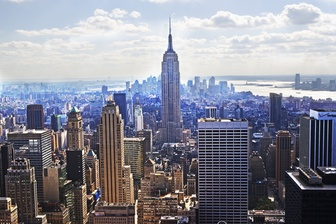
#> input picture new-york-city.jpg, 336 x 224 px, shrunk from 1200 x 800 before the run
$ jupyter execute --allow-errors Rekognition.ipynb
#> lines starting #> are read from the running program, lines starting #| are printed output that depends on the picture
Label Detection. Face Detection and Comparison, Celebrity Recognition, Image moderation, Text in image detection

[cell 1]
import cv2
import boto3
import numpy as np
import os
import matplotlib.pyplot as plt

[cell 2]
# Helpers
def show_image(filename):
#> called with filename = 'new-york-city.jpg'
    image = cv2.imread(filename)
#> image is the input picture: shape (224, 336, 3); mean B, G, R 149.1, 137.2, 136.2
#> (the call stopped at in detect_image_entities, `rekognition = boto3.client('rekognition')`: boto3 is not available in this run)
#> call 2 of show_image, with filename = 'innovation.jpg'
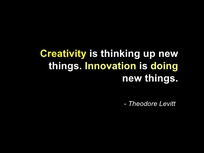
#> input picture innovation.jpg, 204 x 153 px, shrunk from 728 x 546 before the run
#> in show_image, image is the input picture: shape (153, 204, 3); mean B, G, R 6.6, 8.1, 8.1
#> (the call stopped at in detect_image_text, `rekognition = boto3.client('rekognition')`: boto3 is not available in this run)
    plt.imshow(image)
    plt.show()

# Change color channels
def show_image_rgb(filename):
#> called with filename = 'harry_megan.JPG'
    image = cv2.imread(filename)
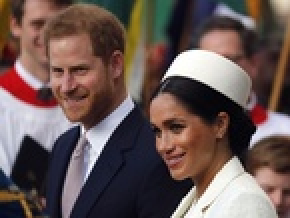
#> input picture harry_megan.JPG, 145 x 109 px, shrunk from 520 x 390 before the run (shown 2 times larger)
#> image is the input picture: shape (109, 145, 3); mean B, G, R 83.4, 86.7, 105
    plt.imshow(cv2.cvtColor(image, cv2.COLOR_BGR2RGB))
    plt.show()

def image_encoder(image_array):
    #image_uint8 = image_array.astype(np.uint8)
    ret, buf = cv2.imencode('.jpg', image_array)
    encoded = {
        'Bytes':buf.tobytes()
    }
    return encoded

[cell 3]
def detect_image_entities(filename):
    rekognition = boto3.client('rekognition')
    # Read image array
    image = cv2.imread(filename)
    # Encode Image
    encoded = image_encoder(image)
    # Send to rekognition
    response = rekognition.detect_labels(
        Image = encoded
    )
    return response['Labels']

[cell 4]
filename = 'new-york-city.jpg'
show_image(filename)
detect_image_entities(filename)

[cell 5]
def detect_image_text(filename):
    rekognition = boto3.client('rekognition')
    # Read image array
    image = cv2.imread(filename)
    # Encode Image
    encoded = image_encoder(image)
    # Send to rekognition
    response = rekognition.detect_text(
        Image = encoded
    )
    return response['TextDetections']

[cell 6]
filename = 'innovation.jpg'
show_image(filename)
detect_image_text(filename)

[cell 7]
def analyze_face(filename):
    rekognition = boto3.client('rekognition')
    # Read image array
    image = cv2.imread(filename)
    # Encode Image
    encoded = image_encoder(image)
    # Send to rekognition
    response = rekognition.detect_faces(
        Image = encoded,
        Attributes=[
            'ALL',
        ]
    )
    return response['FaceDetails']

[cell 8]
filename = 'harry_megan.JPG'
show_image_rgb(filename)
analyze_face(filename)
#> (the call stopped at in analyze_face, `rekognition = boto3.client('rekognition')`: boto3 is not available in this run)
#> call 2 of show_image_rgb, with filename = 'elon.jpg'
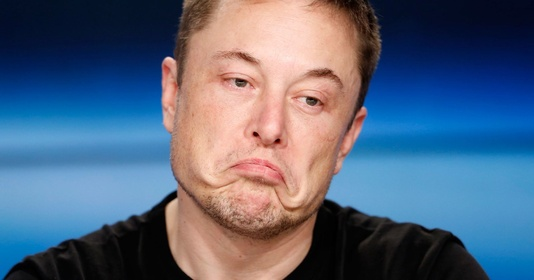
#> input picture elon.jpg, 534 x 280 px, shrunk from 1910 x 1000 before the run
#> in show_image_rgb, image is the input picture: shape (280, 534, 3); mean B, G, R 124.9, 101.7, 86.7

[cell 9]
def detect_celebrity(filename):
    rekognition = boto3.client('rekognition')
    # Read image array
    image = cv2.imread(filename)
    # Encode Image
    encoded = image_encoder(image)
    # Send to rekognition
    response = rekognition.recognize_celebrities(
        Image = encoded
    )
    return response['CelebrityFaces']

[cell 10]
filename = 'elon.jpg'
show_image_rgb(filename)
detect_celebrity(filename)
#> (the call stopped at in detect_celebrity, `rekognition = boto3.client('rekognition')`: boto3 is not available in this run)

[cell 11]
def compare_faces(filename1,filename2):
    rekognition = boto3.client('rekognition')
    # Read image array
    image1 = cv2.imread(filename1)
    image2 = cv2.imread(filename2)
    # Encode Image
    encoded1 = image_encoder(image1)
    encoded2 = image_encoder(image2)
    # Send to rekognition
    response = rekognition.compare_faces(
        SourceImage = encoded1,
        TargetImage = encoded2
    )
    return response['SourceImageFace'], response['FaceMatches'], response['UnmatchedFaces']

[cell 12]
filename1 = 'obama1.jpg'
filename2 = 'obama2.jpg'

show_image_rgb(filename1)
#> call 3 of show_image_rgb, with filename = 'obama1.jpg'
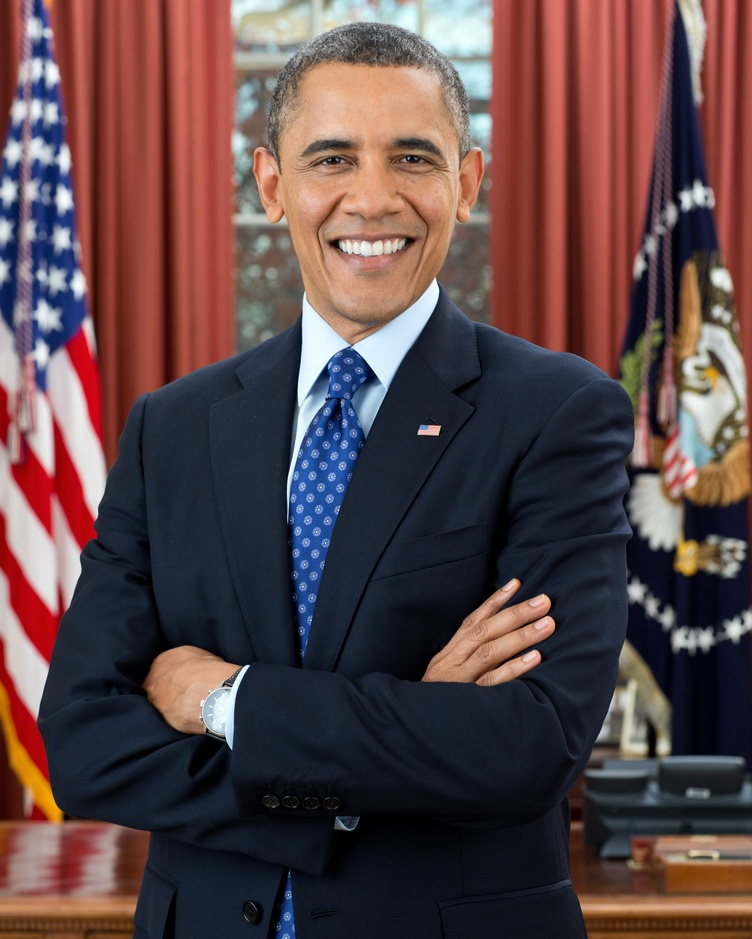
#> input picture obama1.jpg, 752 x 939 px, shrunk from 2687 x 3356 before the run
#> in show_image_rgb, image is the input picture: shape (939, 752, 3); mean B, G, R 71.7, 70, 92.6
#> (the rest of this cell did not finish here and is left out)
